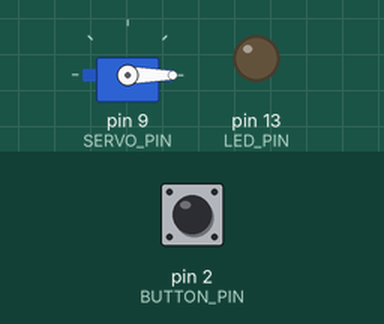
This sketch was run on a simulated Arduino Uno, built with avr-gcc and run on an emulated ATmega328P. Parts: servo, output pins drawn as LEDs (lit = HIGH). Dashed ring = blinking. The test bench sets the inputs (shaded band); at power-on: pin 2 (BUTTON_PIN) LOW.

Above: at 1.2 s.
1.3 s: pin 2 (BUTTON_PIN) pulled HIGH for 0.15 s
At 1.45 s:
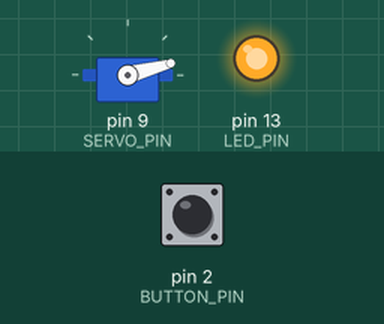
4.3 s: pin 2 (BUTTON_PIN) pulled HIGH for 1 s
At 4.8 s:
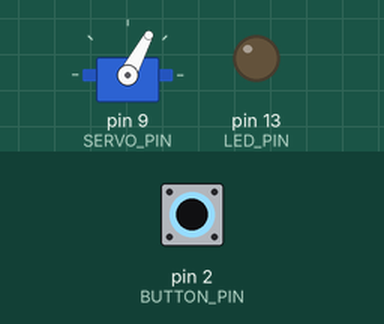
6.8 s: pin 2 (BUTTON_PIN) pulled HIGH for 0.15 s
At 6.95 s:
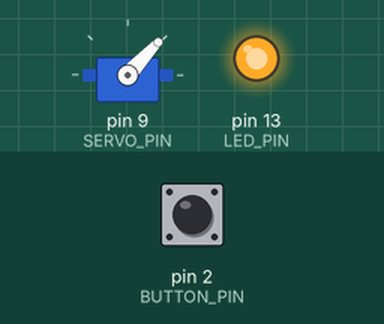
9.9 s: pin 2 (BUTTON_PIN) pulled HIGH for 3.2 s
At 10.7 s:
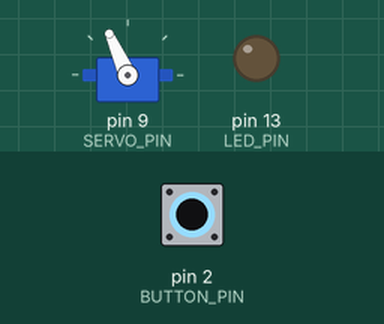
14.6 s: pin 2 (BUTTON_PIN) pulsed HIGH 2 times (0.12 s each, 0.3 s apart)
At 15.6 s:
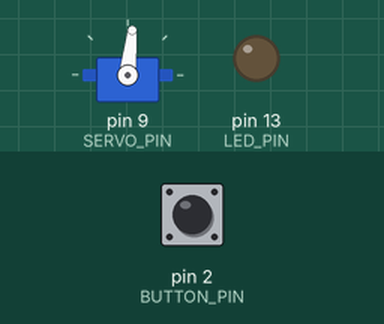
16.7 s: pin 2 (BUTTON_PIN) pulsed HIGH 5 times (0.12 s each, 0.3 s apart)
At 16.85 s:
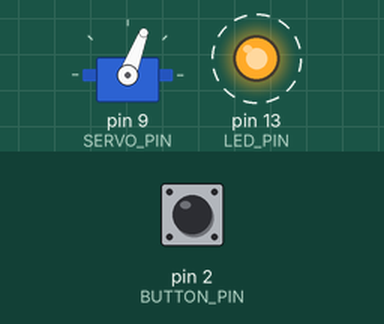
Timing chart, 0 to 20.7 s (numbered marks = the images above; inputs shaded):
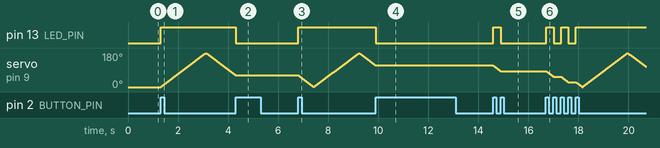

The sketch:

simple_servo.ino
```cpp
#include <Servo.h>

// Define pins, setup servo limits
#define BUTTON_PIN 2
#define LED_PIN 13
#define SERVO_PIN 9
#define SERVO_MIN 600
#define SERVO_MAX 2400

// Initialize variables
Servo servo;
int prevVal = LOW;
int currVal;
int on = false;
int servoPos = 0;
int servoDir = 1;

void setup() {
  // Setup serial communication for debugging
  Serial.begin(9600);

  // Setup the in/out pins
  pinMode(BUTTON_PIN, INPUT);
  pinMode(LED_PIN, OUTPUT);

  // Ensure the LED is off
  digitalWrite(LED_PIN, LOW);

  // Setup the servo
  servo.attach(SERVO_PIN, SERVO_MIN, SERVO_MAX);
  servo.write(servoPos);
}

void loop() {
  // Get the current state of the button
  currVal = digitalRead(BUTTON_PIN);

  // Change states if the button is pressed and the button
  // was not pressed the last time through the loop. This
  // will cause the servo to turn on or off everytime you
  // press the button instead of having to hold the button
  // down to run the servo.
  if (currVal == HIGH && currVal != prevVal) {
    // Set on to false if it is true, or true if it is false
    on = !on;

    // Turn the LED on or off based on our state.
    // This is exploiting the fact that true is equal to 1
    // and HIGH is equal to 1. Likewise false=0 and LOW=0.
    digitalWrite(LED_PIN, on);
  }

  // If we're in the on state, run the servo
  if (on)
    sweepServo();

  // Store the current value of the button so that we can
  // track when it changes.
  prevVal = currVal;

  // Wait for a bit to slow down the servo
  delay(10);
}

void sweepServo() {
  // Move the servo in the current direction
  servoPos += servoDir;

  // If the servo is set to something less than 1 or greater
  // than or equal to 180, change the servo direction.
  if (!(servoPos >= 1 && servoPos < 180))
    servoDir = -servoDir;

  // Move the servo to the position we just calculated
  servo.write(servoPos);
}
```

Measured:
- after the input at 1.3 s, pin 13 (LED_PIN): LOW → HIGH at once; servo on pin 9 (SERVO_PIN): rises from 0° to 179° in 1.8 s, then falls to 63° in 1.2 s
- after the input at 4.3 s, pin 13 (LED_PIN): HIGH → LOW at once; servo on pin 9 (SERVO_PIN): goes on until 4.3 s, then stays 62°
- after the input at 6.8 s, pin 13 (LED_PIN): LOW → HIGH at once
- after the input at 9.9 s, pin 13 (LED_PIN): HIGH → LOW at once; servo on pin 9 (SERVO_PIN): goes on until 9.9 s, then stays 114°
- after the input at 14.6 s, pin 13 (LED_PIN): LOW → HIGH at once, → LOW 0.30 s later; servo on pin 9 (SERVO_PIN): moves from 114° to 84° over 0.30 s, starting at once
- after the input at 16.7 s, pin 13 (LED_PIN): alternates HIGH for 0.30 s and LOW for 0.30 s, 5 changes in all, then stays HIGH, starting at once
